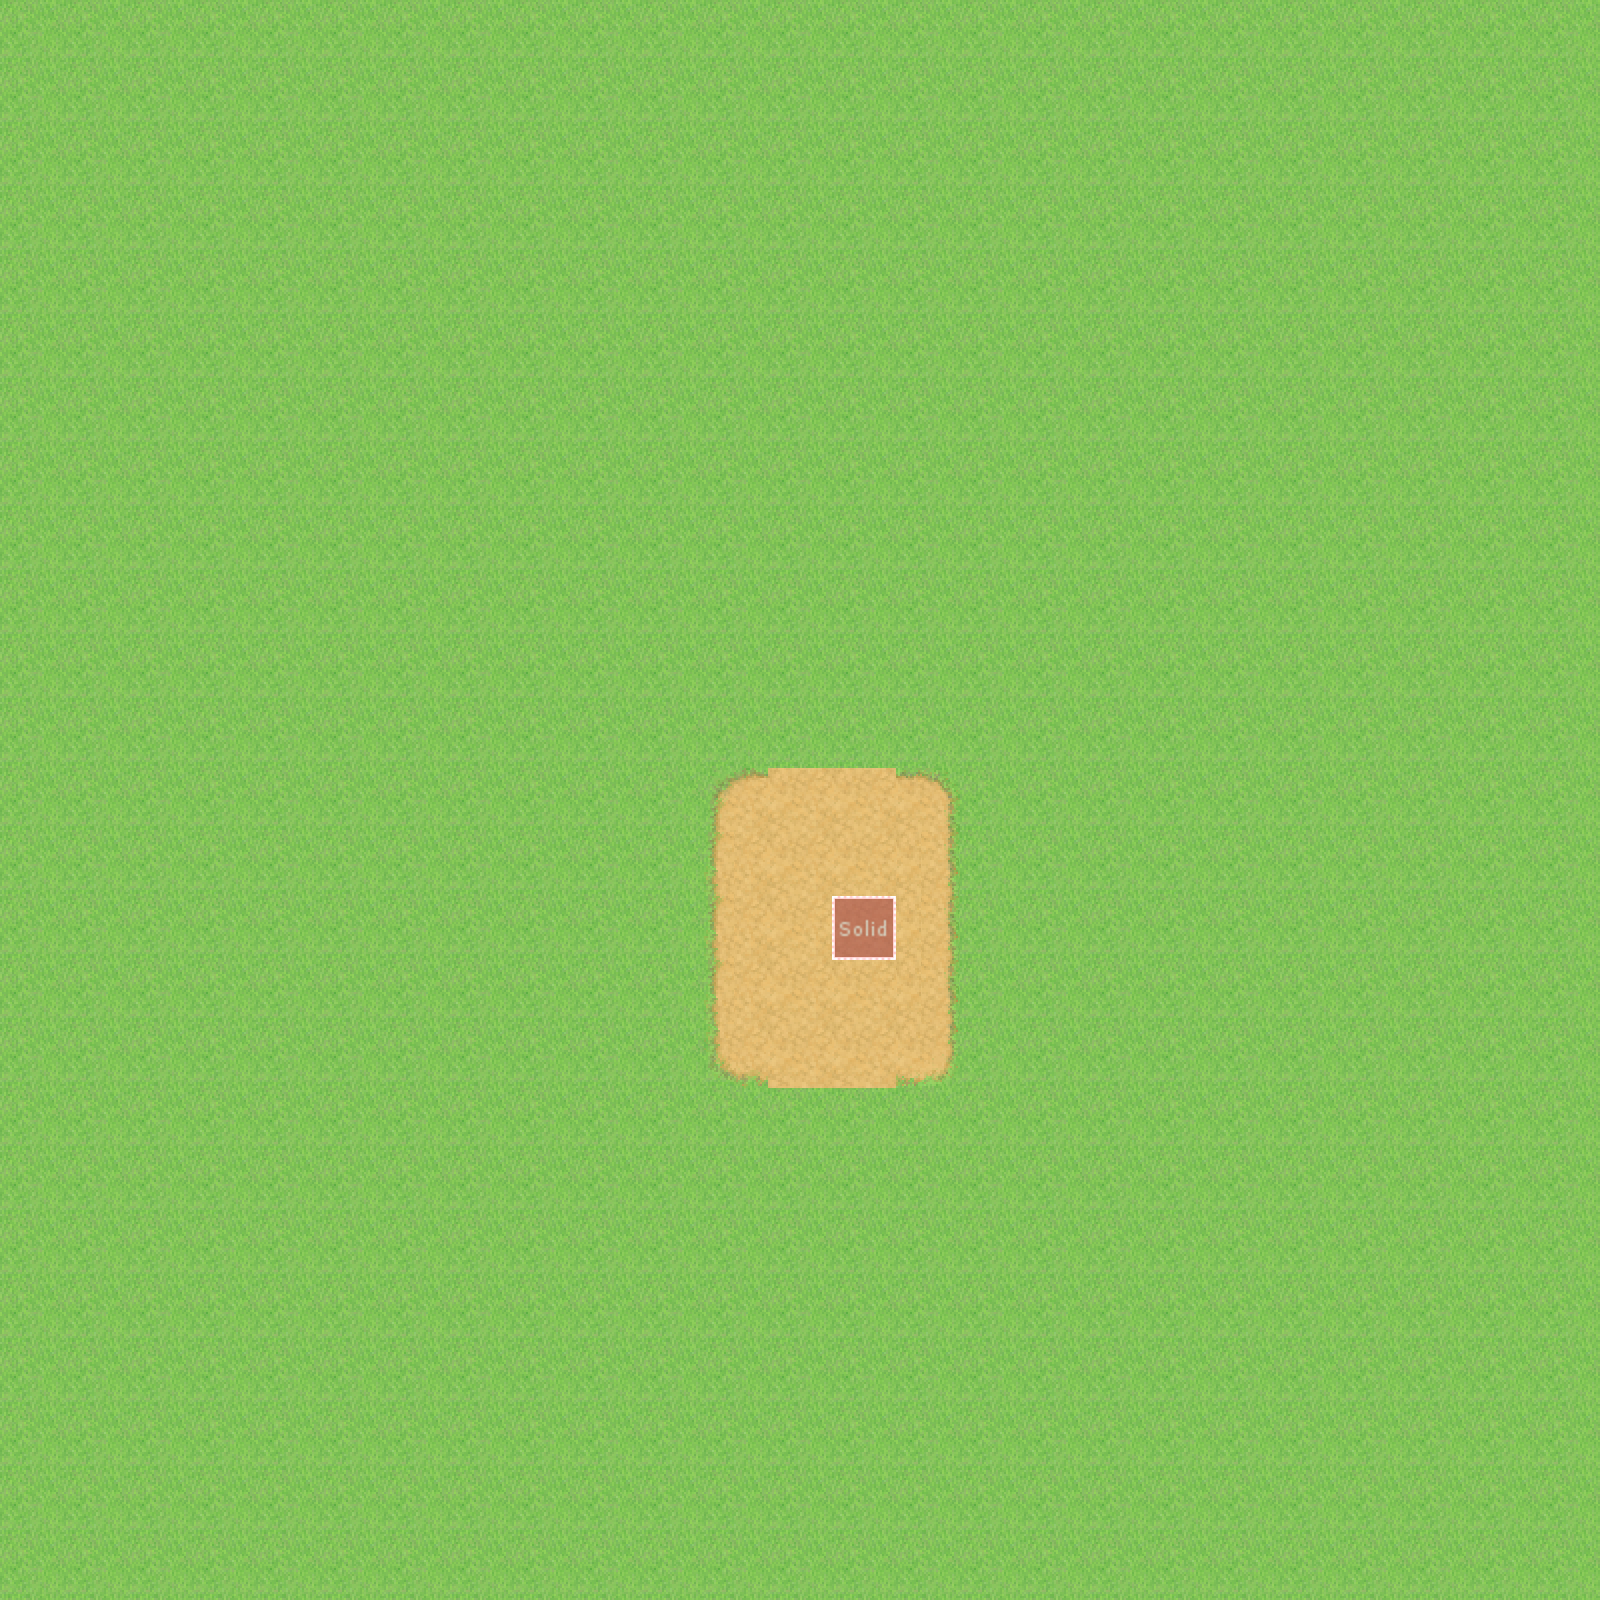

A level layout from a 2D game, rendered from its tile map. Below: a short description, then the map file with tile-grid data replaced by summaries:
An orthogonal 25x25 tile map with 64x64 px tiles, 3 tile layers (Tile Layer 1, Tile Layer 2, Collisions), 2 tilesets and 1 object (Teleport).

<map version="1.0" orientation="orthogonal" width="25" height="25" tilewidth="64" tileheight="64">
 <tileset firstgid="1" name="Outside_A2" tilewidth="64" tileheight="64">
  <image source="Outside_A2.png" width="1024" height="960" />
 </tileset>
 <tileset firstgid="241" name="metatiles" tilewidth="64" tileheight="64">
  <image source="metatiles.png" width="128" height="128" />
  <tile id="0">
   <properties>
    <property name="blocked" value="true" />
   </properties>
  </tile>
 </tileset>
 <layer name="Tile Layer 1" width="25" height="25">
  <data>[625 cells, 625 non-empty, 8 distinct tile ids]</data>
 </layer>
 <layer name="Tile Layer 2" width="25" height="25">
  <data>[625 cells, 1 non-empty, 1 distinct tile ids]</data>
 </layer>
 <layer name="Collisions" width="25" height="25" opacity="0.48">
  <data>[625 cells, 1 non-empty, 1 distinct tile ids]</data>
 </layer>
 <objectgroup name="Event" width="25" height="25">
  <object name="Event1" type="Teleport" x="826" y="890" width="74" height="74">
   <properties>
    <property name="map" value="/src/rpgslickport/res/testmap2.tmx" />
    <property name="map2" value="/src/rpgslickport/res" />
   </properties>
  </object>
 </objectgroup>
</map>
